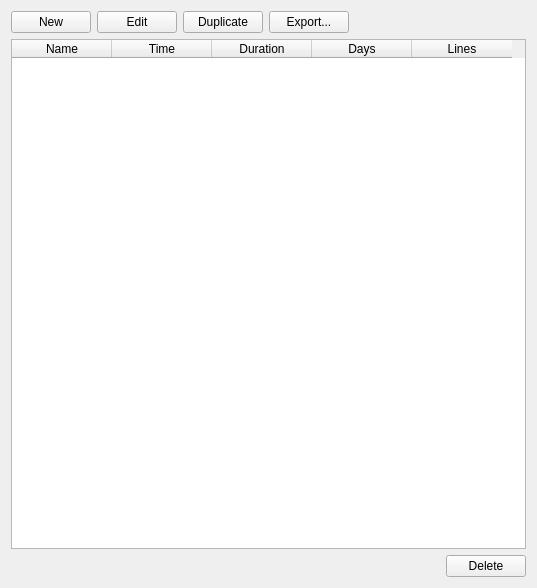
<?xml version="1.0" encoding="UTF-8"?>
<ui version="4.0">
 <class>WdgTours</class>
 <widget class="QWidget" name="WdgTours">
  <property name="geometry">
   <rect>
    <x>0</x>
    <y>0</y>
    <width>537</width>
    <height>588</height>
   </rect>
  </property>
  <property name="windowTitle">
   <string>Form</string>
  </property>
  <layout class="QVBoxLayout" name="verticalLayout">
   <item>
    <layout class="QHBoxLayout" name="horizontalLayout_11">
     <item>
      <widget class="QPushButton" name="pbTourNew">
       <property name="text">
        <string>New</string>
       </property>
      </widget>
     </item>
     <item>
      <widget class="QPushButton" name="pbTourEdit">
       <property name="text">
        <string>Edit</string>
       </property>
      </widget>
     </item>
     <item>
      <widget class="QPushButton" name="pbTourDuplicate">
       <property name="text">
        <string>Duplicate</string>
       </property>
      </widget>
     </item>
     <item>
      <widget class="QPushButton" name="pbExport">
       <property name="text">
        <string>Export...</string>
       </property>
      </widget>
     </item>
     <item>
      <spacer name="horizontalSpacer">
       <property name="orientation">
        <enum>Qt::Horizontal</enum>
       </property>
       <property name="sizeHint" stdset="0">
        <size>
         <width>40</width>
         <height>20</height>
        </size>
       </property>
      </spacer>
     </item>
    </layout>
   </item>
   <item>
    <widget class="QTableWidget" name="twTours">
     <property name="selectionMode">
      <enum>QAbstractItemView::SingleSelection</enum>
     </property>
     <property name="selectionBehavior">
      <enum>QAbstractItemView::SelectRows</enum>
     </property>
     <column>
      <property name="text">
       <string>Name</string>
      </property>
     </column>
     <column>
      <property name="text">
       <string>Time</string>
      </property>
     </column>
     <column>
      <property name="text">
       <string>Duration</string>
      </property>
     </column>
     <column>
      <property name="text">
       <string>Days</string>
      </property>
     </column>
     <column>
      <property name="text">
       <string>Lines</string>
      </property>
     </column>
    </widget>
   </item>
   <item>
    <layout class="QHBoxLayout" name="horizontalLayout_13">
     <item>
      <spacer name="horizontalSpacer_9">
       <property name="orientation">
        <enum>Qt::Horizontal</enum>
       </property>
       <property name="sizeHint" stdset="0">
        <size>
         <width>40</width>
         <height>20</height>
        </size>
       </property>
      </spacer>
     </item>
     <item>
      <widget class="QPushButton" name="pbTourDelete">
       <property name="text">
        <string>Delete</string>
       </property>
      </widget>
     </item>
    </layout>
   </item>
  </layout>
 </widget>
 <resources/>
 <connections/>
</ui>
